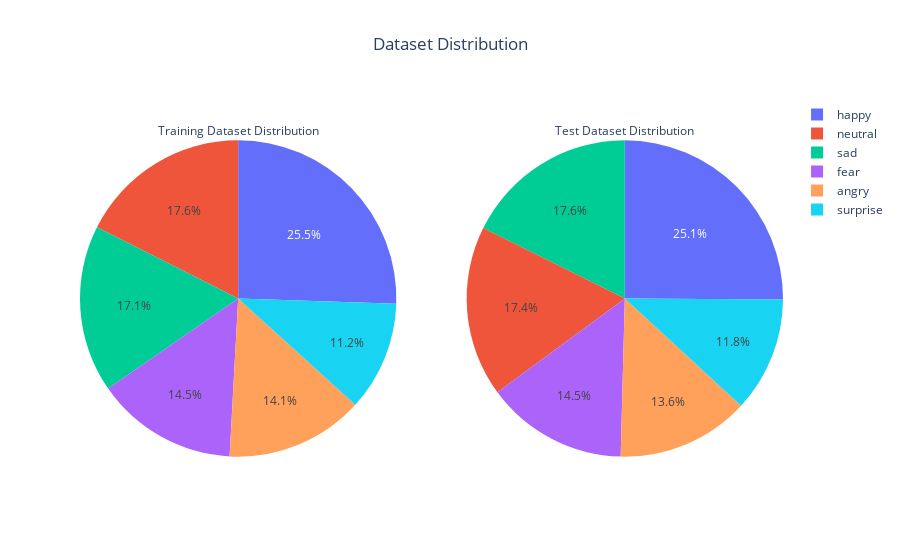

Notebook code cell kept with this figure:
### Code cell
import plotly.graph_objects as go
from plotly.subplots import make_subplots

fig = make_subplots(rows=1, cols=2, specs=[[{'type':'pie'}, {'type':'pie'}]])

fig.add_trace(go.Pie(
    labels=df_train['Category'],
    values=df_train['Count'],
    name='Training Dataset',
    hoverinfo='label+percent',
    title='Training Dataset Distribution'
), row=1, col=1)

fig.add_trace(go.Pie(
    labels=df_test['Category'],
    values=df_test['Count'],
    name='Test Dataset',
    hoverinfo='label+percent',
    title='Test Dataset Distribution'
), row=1, col=2)

fig.update_layout(title_text='Dataset Distribution', title_x=0.5)

fig.show()

### Figure 1 — Plotly figure (JSON) as saved in the notebook; plotly's stock layout.template omitted (floating-point values rounded to 4 significant figures)
{"data": [{"domain": {"x": [0, 0.45], "y": [0, 1]}, "hoverinfo": "label+percent", "labels": ["surprise", "fear", "angry", "neutral", "sad", "happy"], "name": "Training Dataset", "title": {"text": "Training Dataset Distribution"}, "type": "pie", "values": [3171, 4097, 3995, 4965, 4830, 7215]}, {"domain": {"x": [0.55, 1], "y": [0, 1]}, "hoverinfo": "label+percent", "labels": ["surprise", "fear", "angry", "neutral", "sad", "happy"], "name": "Test Dataset", "title": {"text": "Test Dataset Distribution"}, "type": "pie", "values": [831, 1024, 958, 1233, 1247, 1774]}], "layout": {"title": {"text": "Dataset Distribution", "x": 0.5}}}
